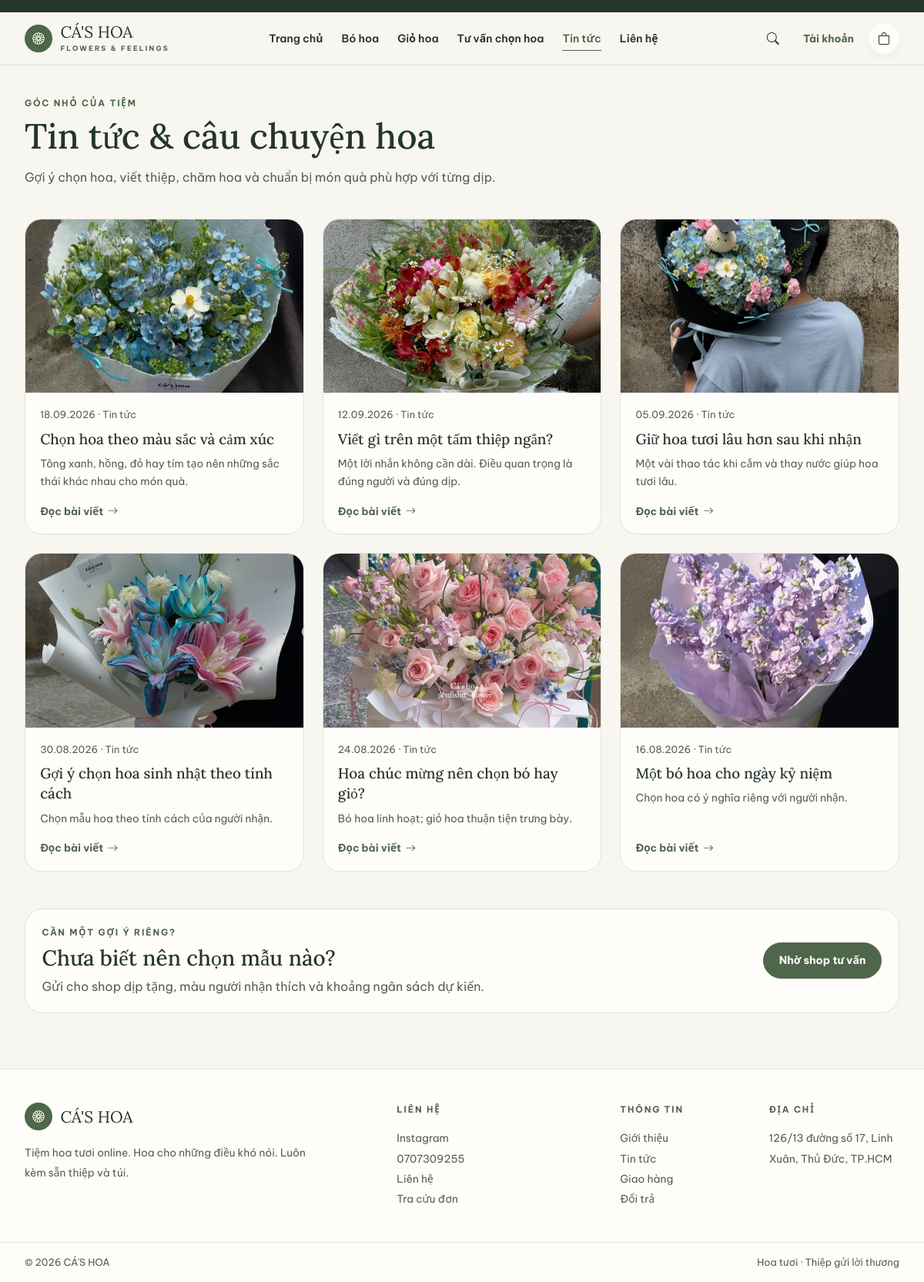
The app's page /tin-tuc.php with its own data.
### tables this page shows
CREATE TABLE IF NOT EXISTS news (
  news_id INT UNSIGNED AUTO_INCREMENT PRIMARY KEY,
  user_id INT UNSIGNED NULL,
  title VARCHAR(200) NOT NULL,
  slug VARCHAR(220) NOT NULL UNIQUE,
  thumbnail VARCHAR(255),
  summary VARCHAR(500),
  content LONGTEXT NOT NULL,
  status VARCHAR(30) NOT NULL DEFAULT 'draft',
  published_at DATETIME,
  FOREIGN KEY (user_id) REFERENCES users(user_id)
);

### includes/bootstrap.php (called while the page is built, shortened)
<?php
require_once __DIR__ . '/../config/database.php';
function cas_e(?string $value): string
{
    return htmlspecialchars($value ?? '', ENT_QUOTES | ENT_SUBSTITUTE, 'UTF-8');
}
require_once __DIR__ . '/layout.php';

### config/database.php (called while the page is built, shortened)
<?php
function cas_db(): PDO
{
    $host = getenv('DB_HOST') ?: '127.0.0.1';
    $port = getenv('DB_PORT') ?: '3306';
    $name = getenv('DB_NAME') ?: 'cas_hoa';
    $user = getenv('DB_USER') !== false ? getenv('DB_USER') : 'root';
    $pass = getenv('DB_PASSWORD') !== false ? getenv('DB_PASSWORD') : '';
    $dsn = "mysql:host={$host};port={$port};dbname={$name};charset=utf8mb4";
    $connection = new PDO($dsn, $user, $pass, [
        PDO::ATTR_ERRMODE => PDO::ERRMODE_EXCEPTION,
        PDO::ATTR_DEFAULT_FETCH_MODE => PDO::FETCH_ASSOC,
        PDO::ATTR_EMULATE_PREPARES => false,
    ]);
    return $connection;
}

### tin-tuc.php (the view, shortened to what this page needs)
<?php
require_once __DIR__ . '/includes/bootstrap.php';
$articles = cas_db()->query("SELECT slug,title,summary,thumbnail,published_at FROM news WHERE status='published' ORDER BY published_at DESC")->fetchAll();
cas_page_start("Tin tức | CÁ'S HOA", 'news', "Tin tức, mẹo chăm hoa và gợi ý quà tặng.");
?>
  <main class="cas-page content-page">
    <div class="cas-container">
      <p class="cas-eyebrow">Góc nhỏ của tiệm</p>
      <h1 class="cas-title">Tin tức & câu chuyện hoa</h1>
      <p class="cas-subtitle">Gợi ý chọn hoa, viết thiệp, chăm hoa và chuẩn bị món quà phù hợp với từng dịp.</p>
      <div class="row g-4 mt-2">
  <?php foreach($articles as $article): $href='chi-tiet-tin-tuc.php?slug='.urlencode($article['slug']); ?>
  <div class="col-md-6 col-lg-4">
    <article class="news-card">
      <a href="<?= cas_e($href) ?>"><img src="<?= cas_e($article['thumbnail']) ?>" alt="<?= cas_e($article['title']) ?>" loading="lazy"></a>
      <div class="news-card-body">
        <div class="article-meta"><?= cas_e(date('d.m.Y',strtotime($article['published_at']))) ?> · Tin tức</div>
        <h2 class="mt-2"><a href="<?= cas_e($href) ?>"><?= cas_e($article['title']) ?></a></h2>
        <p><?= cas_e($article['summary']) ?></p>
        <a class="news-card-link" href="<?= cas_e($href) ?>">Đọc bài viết <i class="bi bi-arrow-right" aria-hidden="true"></i></a>
      </div>
    </article>
  </div>
  <?php endforeach; ?>
</div>
<section class="content-card mt-5">
        <div class="row align-items-center g-3">
          <div class="col-lg-8">
            <p class="cas-eyebrow">Cần một gợi ý riêng?</p>
            <h2 class="font-display fs-3 mt-2">Chưa biết nên chọn mẫu nào?</h2>
            <p class="cas-muted mb-0">Gửi cho shop dịp tặng, màu người nhận thích và khoảng ngân sách dự kiến.</p>
          </div>
          <div class="col-lg-4 text-lg-end"><a class="btn-cas-primary" href="lien-he.php">Nhờ shop tư vấn</a></div>
        </div>
      </section>
    </div>
  </main>
<?php cas_page_end(); ?>

### includes/layout.php (shortened to what this page needs)
<?php
function cas_storefront_head(string $title, string $description): void
{
    ?>
<!doctype html>
<html lang="vi">
<head>
  <link href="assets/vendor/bootstrap/bootstrap.min.css" rel="stylesheet">
  <link href="assets/vendor/bootstrap-icons/bootstrap-icons.min.css" rel="stylesheet">
  <link rel="stylesheet" href="assets/css/style.css">
  <link rel="stylesheet" href="assets/css/responsive.css">
  <link rel="stylesheet" href="assets/css/customer.css">
</head>
<?php
}
function cas_page_start(string $title, string $page, string $description, string $bodyClass = 'd-flex flex-column'): void
{
    cas_storefront_head($title, $description);
    ?>
<body data-page="<?= cas_e($page) ?>" class="<?= cas_e($bodyClass) ?>">
  <div id="siteHeader"></div>
<?php
}
function cas_page_end(array $extraScripts = [], bool $includeCustomerForms = true): void
{
    ?>
  <div id="siteFooter"></div>
</body>
</html>
<?php
}
    ?>

### assets/css/style.css (style rules this page uses)
:root { --background: #f8f6f0; --foreground: #24352d; --surface: #fffdf9; --surface-muted: #eef2e9; --primary: #71866c; --primary-hover: #5d725a; --secondary: #eacbc2; --accent: #d58370; --muted: #ebe9e2; --muted-foreground: #6d766e; --border: #e1e2d8; --success: #678368; --danger: #b95e52; --shadow: 0 18px 50px rgba(53, 71, 56, 0.08); }
* { box-sizing: border-box; }
html { scroll-behavior: smooth; }
body { margin: 0; min-height: 100vh; background: var(--background); color: var(--foreground); font-family: 'Be Vietnam Pro', system-ui, -apple-system, BlinkMacSystemFont, 'Segoe UI', sans-serif; -webkit-font-smoothing: antialiased; }
a { color: inherit; text-decoration: none; }
img { max-width: 100%; display: block; }
.font-display { font-family: 'Lora', Georgia, serif; }
.cas-container { width: min(calc(100% - 32px), 1240px); margin-inline: auto; }
.cas-page { min-height: 55vh; }
.cas-muted { color: var(--muted-foreground); }
.cas-eyebrow { margin: 0; color: var(--primary); font-size: .72rem; font-weight: 700; letter-spacing: .16em; text-transform: uppercase; }
.cas-title { margin: .55rem 0 0; font-family: 'Lora', Georgia, serif; font-size: clamp(2rem, 3.8vw, 3.35rem); line-height: 1.12; font-weight: 500; }
.cas-subtitle { max-width: 680px; margin-top: .85rem; color: var(--muted-foreground); line-height: 1.75; }
.btn-cas-primary, .btn-cas-outline, .btn-cas-ghost { min-height: 46px; border-radius: 999px; display: inline-flex; align-items: center; justify-content: center; gap: .5rem; padding: .75rem 1.25rem; font-weight: 700; font-size: .88rem; transition: background .18s ease, border-color .18s ease, transform .15s ease; }
.btn-cas-primary { border: 1px solid var(--primary); background: var(--primary); color: #fff; }
.content-page { padding: 2.5rem 0 4.5rem; }
.content-card { border: 1px solid var(--border); border-radius: 24px; background: var(--surface); padding: 1.35rem; }
.news-card { height:100%; display:flex; flex-direction:column; overflow:hidden; border:1px solid var(--border); border-radius:22px; background:var(--surface); transition:border-color .18s ease, box-shadow .18s ease; }
.news-card img { width:100%; aspect-ratio:16/10; object-fit:cover; }
.news-card-body { padding:1.2rem; display:flex; flex-direction:column; flex:1; }
.news-card h2 { font-family:'Lora', Georgia, serif; font-size:1.18rem; line-height:1.4; margin-bottom:.5rem; }
.news-card p { color:var(--muted-foreground); font-size:.86rem; line-height:1.7; margin-bottom:1rem; }
.news-card-link { margin-top:auto; display:inline-flex; align-items:center; gap:.35rem; color:var(--primary); font-size:.85rem; font-weight:700; }
.article-meta { color:var(--muted-foreground); font-size:.8rem; }

### assets/css/responsive.css (style rules this page uses)
@media (min-width: 768px) { .cas-container { width: min(calc(100% - 64px), 1240px); } }

### assets/css/customer.css (style rules this page uses)
:root { --primary: #4e6649; --primary-hover: #40573c; --muted-foreground: #545e55; --danger: #a13e2d; --cas-radius-card: 24px; --cas-radius-control: 14px; --cas-radius-pill: 999px; --cas-shadow-soft: 0 10px 28px rgba(36, 53, 45, 0.05); }

### records on screen
news: thumbnail (picture), published_at "18.09.2026", title "Chọn hoa theo màu sắc và cảm xúc", summary "Tông xanh, hồng, đỏ hay tím tạo nên những sắc thái khác nhau cho món quà."
news: thumbnail (picture), published_at "12.09.2026", title "Viết gì trên một tấm thiệp ngắn?", summary "Một lời nhắn không cần dài. Điều quan trọng là đúng người và đúng dịp."
news: thumbnail (picture), published_at "05.09.2026", title "Giữ hoa tươi lâu hơn sau khi nhận", summary "Một vài thao tác khi cắm và thay nước giúp hoa tươi lâu."
news: thumbnail (picture), published_at "30.08.2026", title "Gợi ý chọn hoa sinh nhật theo tính cách", summary "Chọn mẫu hoa theo tính cách của người nhận."
news: thumbnail (picture), published_at "24.08.2026", title "Hoa chúc mừng nên chọn bó hay giỏ?", summary "Bó hoa linh hoạt; giỏ hoa thuận tiện trưng bày."
news: thumbnail (picture), published_at "16.08.2026", title "Một bó hoa cho ngày kỷ niệm", summary "Chọn hoa có ý nghĩa riêng với người nhận."
